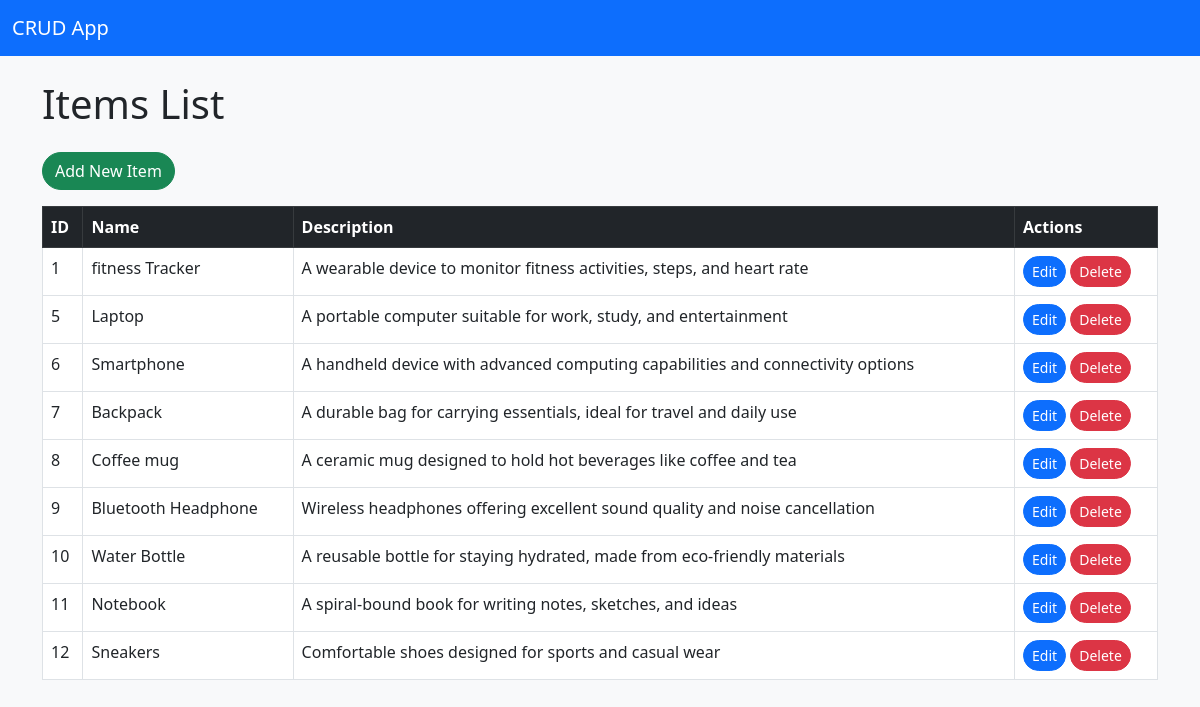
The page / on the database its author committed.
### tables this page shows
CREATE TABLE items (
                id INTEGER PRIMARY KEY AUTOINCREMENT,
                name TEXT NOT NULL,
                description TEXT NOT NULL
            );

### app.py (the view)
@app.route("/")
def index():
    with sqlite3.connect("crud_app.db") as conn:
        cursor = conn.cursor()
        cursor.execute("SELECT * FROM items")
        items = cursor.fetchall()
    return render_template("index.html", items=items)

### templates/index.html
{% extends "base.html" %}
{% block content %}
<h1 class="mb-4">Items List</h1>
<a href = "/create" class="btn btn-success mb-3">Add New Item</a>
<table class = "table table-bordered table-hover">
    <thead class = "table-dark">
        <tr>
            <th>ID</th>
            <th>Name</th>
            <th>Description</th>
            <th>Actions</th>
        </tr>
    </thead>
    <tbody>
        {% for item in items %}
        <tr>
            <td>{{ item[0] }}</td>
            <td>{{ item[1] }}</td>
            <td>{{ item[2] }}</td>
            <td>
                <a href="/update/{{ item[0]}}" class="btn btn-primary btn-sm">Edit</a>
                <button class="btn btn-danger btn-sm delete-btn" data-id="{{ item[0] }}">Delete</button>
            </td>
        </tr>
        {% endfor %}
    </tbody>
</table>
{% endblock %}

### templates/base.html (shortened to what this page needs)
<!DOCTYPE html>
<html lang = "en">
    <head>
        <link href = "https://cdn.jsdelivr.net/npm/bootstrap@5.3.0/dist/css/bootstrap.min.css" rel="stylesheet">
        <link rel = "stylesheet" href="{{ url_for('static', filename = 'css/styles.css')}}">
    </head>
    <body>
        <nav class = "navbar navbar-expand-lg navbar-dark bg-primary">
            <div class = "container-fluid">
                <a class = "navbar-brand" href="/">CRUD App</a>
            </div>
        </nav>
        <div class="container mt-4">
            {% block content %}{% endblock %}
        </div>
    </body>
</html>

### static/css/styles.css (style rules this page uses)
body { background-color: #f8f9fa; }
.navbar { margin-bottom: 20px; }
.btn { border-radius: 20px; }

### rows shown on the page
items: id "1", name "fitness Tracker", description "A wearable device to monitor fitness activities, steps, and heart rate"
items: id "5", name "Laptop", description "A portable computer suitable for work, study, and entertainment"
items: id "6", name "Smartphone", description "A handheld device with advanced computing capabilities and connectivity options"
items: id "7", name "Backpack", description "A durable bag for carrying essentials, ideal for travel and daily use"
items: id "8", name "Coffee mug", description "A ceramic mug designed to hold hot beverages like coffee and tea"
items: id "9", name "Bluetooth Headphone", description "Wireless headphones offering excellent sound quality and noise cancellation"
items: id "10", name "Water Bottle", description "A reusable bottle for staying hydrated, made from eco-friendly materials"
items: id "11", name "Notebook", description "A spiral-bound book for writing notes, sketches, and ideas"
items: id "12", name "Sneakers", description "Comfortable shoes designed for sports and casual wear"
